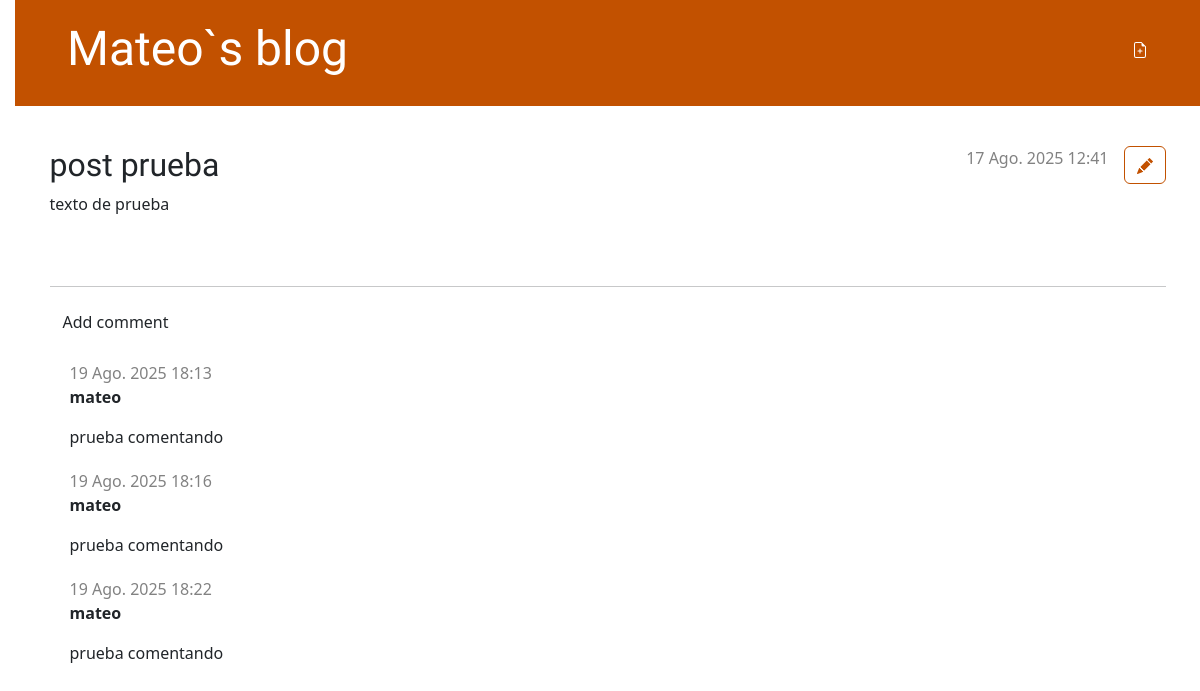
/blog/post/5/ (signed in), run on the app's committed database.
### blog/models.py (models this page shows, shortened)
class Post(models.Model):
    author = models.ForeignKey(settings.AUTH_USER_MODEL, on_delete=models.CASCADE)
    title = models.CharField(max_length=200)
    text = models.TextField()
    created_date = models.DateTimeField(default=timezone.now)
    published_date = models.DateTimeField(blank=True, null=True)

class Comment(models.Model):
    post = models.ForeignKey('blog.Post', related_name='comments', on_delete=models.CASCADE)
    author = models.CharField(max_length=200)
    text = models.TextField()
    created_date = models.DateTimeField(default=timezone.now)
    approved_comment = models.BooleanField(default=False)

### blog/views.py (the view)
# urls.py: path('post/<int:pk>/', views.post_detail, name='post_detail'),
def post_detail(request, pk):
    post = get_object_or_404(Post, pk=pk)
    return render(request, 'blog/post_detail.html', {'post': post})

### blog/templates/blog/post_detail.html (shortened to what this page needs)
{% extends 'blog/base.html' %}
{% block content %}
    <article class="post">
        <aside class="actions">
            {% if user.is_authenticated %}
                <a class="btn btn-secondary" href="{% url 'blog:post_edit' pk=post.pk %}">
                </a>
            {% endif %}
        </aside>
        {% if post.published_date %}
            <time class="date">
                {{ post.published_date }}
            </time>
        {% endif %}
        <h2>{{ post.title }}</h2>
        <p>{{ post.text|linebreaksbr }}</p>
    </article>
    <hr>
    <a class="btn btn-default" href="{% url 'blog:add_comment_to_post' pk=post.pk %}">Add comment</a>
    {% for comment in post.comments.all %}
        {% if user.is_authenticated or comment.approved_comment %}
        <div class="comment">
            <div class="date">
                {{ comment.created_date }}
                {% if not comment.approved_comment %}
                    <a class="btn btn-default" href="{% url 'blog:comment_remove' pk=comment.pk %}"></a>
                    <a class="btn btn-default" href="{% url 'blog:comment_approve' pk=comment.pk %}"></a>
                {% endif %}
            </div>
            <strong>{{ comment.author }}</strong>
            <p>{{ comment.text|linebreaks }}</p>
        </div>
        {% endif %}
    {% empty %}
        <p>No comments here yet :(</p>
    {% endfor %}
{% endblock %}

### blog/static/css/blog.css (style rules this page uses)
body { padding-left: 15px; }
h1, h2, h3, h4 { font-family: 'Lobster', cursive; }
.date { color: #828282; }
.post { margin-bottom: 70px; }
.post > .date, .post > .actions { float: right; }
.btn-secondary, .btn-secondary:visited { color: #C25100; background: none; border-color: #C25100; margin-left: 15px; }
.comment { margin: 20px 0px 20px 20px; }

### data on the page
Post: published_date "17 Ago. 2025 12:41", title "post prueba", text "texto de prueba"
Comment: created_date "19 Ago. 2025 18:13", approved_comment False (drawn), author "mateo", text "prueba comentando"
Comment: created_date "19 Ago. 2025 18:16", approved_comment False (drawn), author "mateo", text "prueba comentando"
Comment: created_date "19 Ago. 2025 18:22", approved_comment False (drawn), author "mateo", text "prueba comentando"
